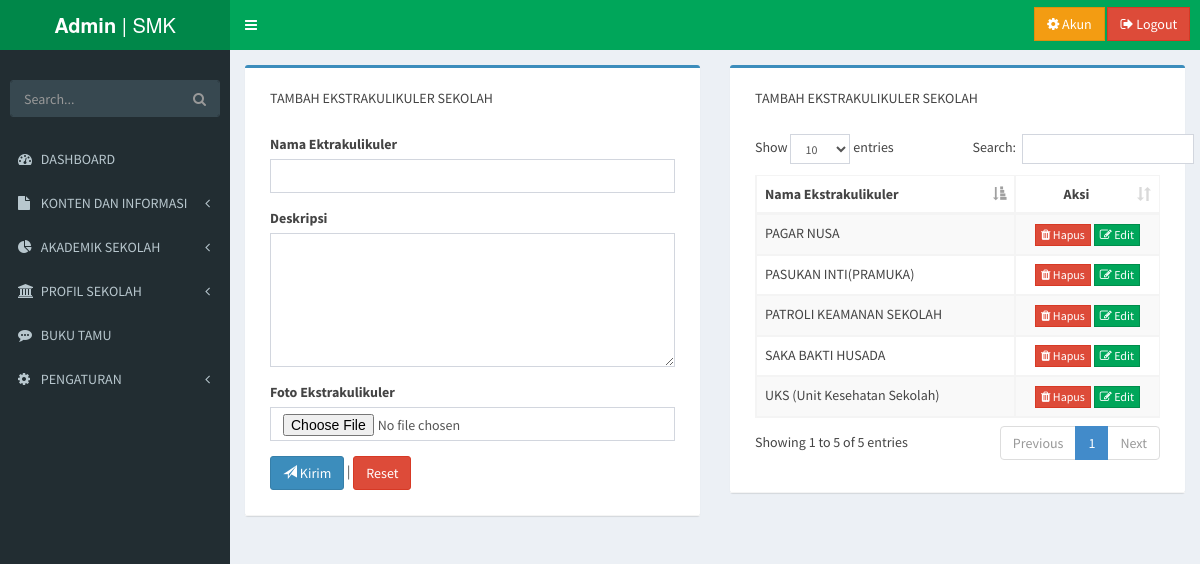
Page /admin/ekstrakulikuler on the committed database.
### tables this page shows
CREATE TABLE `tbl_statis` (
  `id` int(11) NOT NULL,
  `kategori` varchar(35) NOT NULL,
  `judul` varchar(50) NOT NULL,
  `deskripsi` text NOT NULL,
  `foto` varchar(225) NOT NULL
);

### application/controllers/Admin.php (called while the page is built, shortened)
<?php
class Admin extends CI_Controller{
    function ekstrakulikuler(){
        $data['ekstrakulikuler']  = $this->db->query('SELECT * FROM tbl_statis WHERE kategori="ekstrakulikuler"');
    	$this->load->view('admin/v_dashboard');
    	$this->load->view('admin/v_ekstrakulikuler',$data);
    }
}

### index.php (called while the page is built, shortened)
<?php
require_once BASEPATH.'core/CodeIgniter.php';

### application/views/admin/v_ekstrakulikuler.php (the view, shortened to what this page needs)
<div class="content-wrapper" onload="alert('<?php echo $this->session->flashdata('sukses') ?>')">
    <section class="content">
        <div class="row">
            <div class="col-sm-6">
                <div class="box box-primary">
                    <div class="box-header with-border">
                        <div class="panel-heading">TAMBAH EKSTRAKULIKULER SEKOLAH</div>
                            <div class="panel-body">
                                    <div class="form-group">
                                    <?php echo form_open_multipart('admin/tambah_ekstrakulikuler'); ?>
                                        <label>Nama Ektrakulikuler</label>
                                        <input style="width: 100%;" name="judul" type="text" class="form-control" required="">
                                    </div>
                                    <div class="form-group">
                                        <label>Deskripsi</label>
                                        <textarea name="deskripsi" class="form-control" rows="6"></textarea>
                                    </div>
                                    <div class="form-group">
                                        <label>Foto Ekstrakulikuler</label>
                                        <input style="width: 100%;" name="foto" type="file" class="form-control" required="">
                                    </div>
                                    <button name="simpan" type="submit" class="btn btn-primary"><i class="glyphicon glyphicon-send"></i> Kirim</button> | <button type="reset" class="btn btn-danger">Reset</button>
                            </div>
                        </div>
                    </div>
                </div>
                    <div class="col-sm-6">
                       <div class="box box-primary">
                    <div class="box-header with-border">
                        <div class="panel-heading">TAMBAH EKSTRAKULIKULER SEKOLAH</div>
                            <div class="panel-body">
                <div class="dataTable_wrapper">
                    <table id="example1" class="table table-bordered table-striped">
                        <thead>
                            <tr>
                                <th>Nama Ekstrakulikuler</th>
                                <th style="text-align: center;">Aksi</th>
                            </tr>
                        </thead>
                        <tbody>
                        <?php foreach ($ekstrakulikuler->result() as $row ) { ?>
                            <tr>
                                <td><?php echo $row->judul ?></td>
                                <td align="center">
                                    <a href="<?php echo base_url().'admin/hapus_ekstrakulikuler/'.$row->id ?>" class="btn btn-danger btn-xs btn-flat" href=""><i class="fa fa-trash"></i> Hapus</a>
                                    <a href="<?php echo base_url().'admin/edit_ekstrakulikuler/'.$row->id ?>" class="btn btn-success btn-xs btn-flat" href=""><i class="fa fa-edit"></i> Edit</a>
                                </td>
                            </tr>
                        <?php } ?>
                        </tbody>
                    </table>
                </div>
          </div>
          </div>
                    </div>
                </div>
                </div>
                </section>

### rows in the picture
tbl_statis: judul "UKS (Unit Kesehatan Sekolah)"
tbl_statis: judul "SAKA BAKTI HUSADA"
tbl_statis: judul "PASUKAN INTI(PRAMUKA)"
tbl_statis: judul "PATROLI KEAMANAN SEKOLAH"
tbl_statis: judul "PAGAR NUSA"
